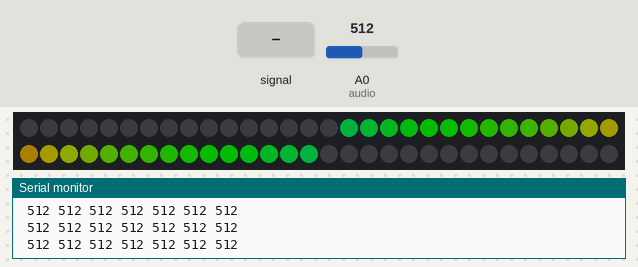
This sketch was run on a simulated Arduino Uno, built with avr-gcc and run on an emulated ATmega328P. On the bench: 60 RGB LEDs in strip order, left to right, continuing on the next row, the last lines printed to the serial monitor. The test bench sets the inputs (shaded band); at power-on: A0 (audio) = 512. Dim RGB values are drawn brighter than linear.

Above: at 4.2 s.
4.3 s: A0 (audio) fed a 200 Hz sine of ±460 counts around its level
At 5.03 s:
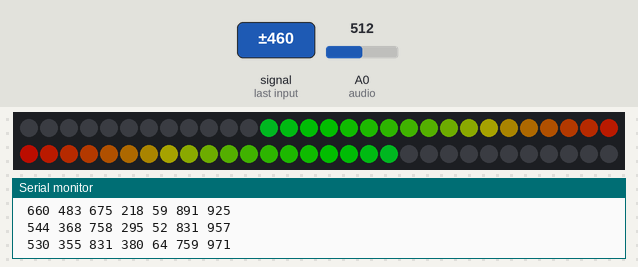
7.3 s: A0 (audio) set to 122
At 9.7 s:
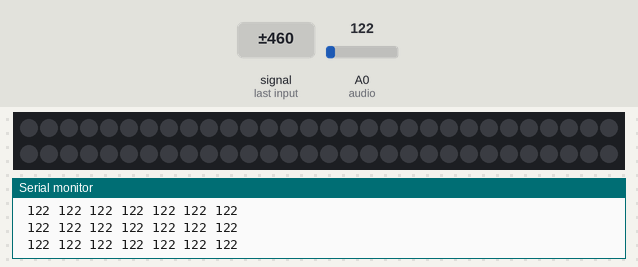
10.0 s: A0 (audio) fed a 200 Hz sine of ±81 counts around its level
12.5 s: A0 (audio) set to 716
At 14.03 s:
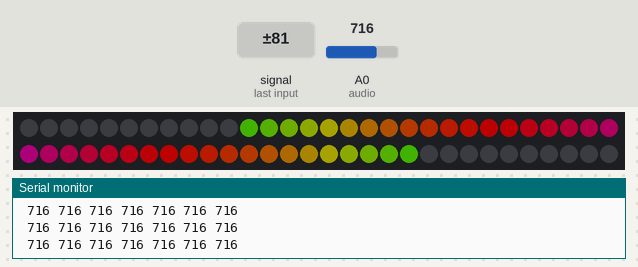
15.5 s: A0 (audio) set to 1023
At 15.92 s:
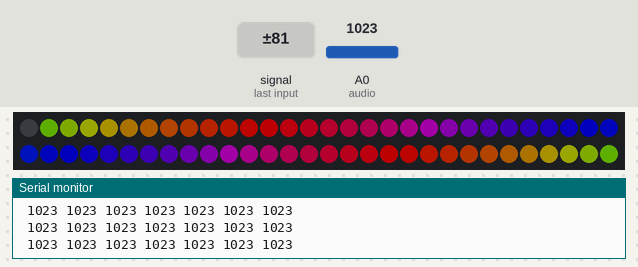
18.1 s: A0 (audio) set to 0
At 18.38 s:
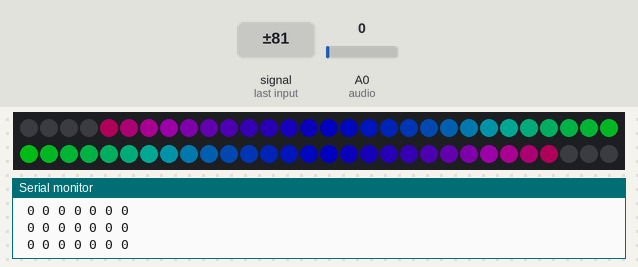
Timing chart, 0 to 21.1 s (numbered marks = the images above; inputs shaded):
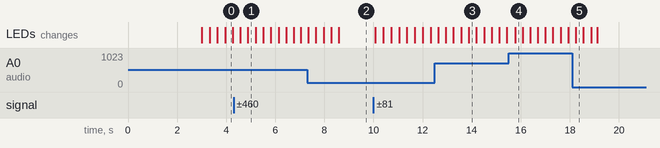

Measured:
- after the input at 4.3 s, the LEDs: first change after 0.27 s (image 1 shows a later state)
- after the input at 12.5 s, the LEDs: first change after 0.13 s (image 3 shows a later state)
- after the input at 15.5 s, the LEDs: change after 0.27 s (image 4)

The sketch:

MSGQE7_LEDs.ino
```cpp
#include <FastLED.h>
// Inspried by many people

// LED LIGHTING SETUP
#define LED_PIN     6
#define NUM_LEDS    60
#define BRIGHTNESS  80 // max 255
#define LED_TYPE    NEOPIXEL

CRGB leds[NUM_LEDS];

int reset = 3;
int strobe = 2;
int audio = 0;
int spectrumValue[7];
int band;
int audio_input = 0;
int freq = 1;                 //Which band is used

// STANDARD VISUALIZER VARIABLES
int midway = NUM_LEDS / 2; // CENTER MARK FROM DOUBLE LEVEL VISUALIZER
int loop_max = 0;
int k = 255; // COLOR WHEEL POSITION
int decay = 1; // HOW MANY MS BEFORE ONE LIGHT DECAY
int decay_check = 0;
long pre_react = 0; // NEW SPIKE CONVERSION
long react = 0; // NUMBER OF LEDs BEING LIT
long post_react = 0; // OLD SPIKE CONVERSION

// RAINBOW WAVE SETTINGS
int wheel_speed = 1;

void setup()
{
  // SPECTRUM SETUP
  pinMode(audio, INPUT);
  pinMode(strobe, OUTPUT);
  pinMode(reset, OUTPUT);

  digitalWrite(reset, LOW);
  digitalWrite(strobe, HIGH);

  // LED LIGHTING SETUP
  delay( 3000 ); // power-up safety delay
  FastLED.addLeds<LED_TYPE, LED_PIN>(leds, NUM_LEDS).setCorrection( TypicalLEDStrip );
  FastLED.setBrightness( BRIGHTNESS );

  // CLEAR LEDS
  for (int i = 0; i < NUM_LEDS; i++)
    leds[i] = CRGB(0, 0, 0);
  FastLED.show();

  // SERIAL AND INPUT SETUP
  //Serial.begin(115200);
  Serial.begin(9600);
  Serial.println("\nListening...");
}

CRGB Scroll(int pos) {
  pos = abs(pos);
  CRGB color (0,0,0);
  if(pos < 85) {
    color.g = 0;
    color.r = ((float)pos / 85.0f) * 255.0f;
    color.b = 255 - color.r;
  } else if(pos < 170) {
    color.g = ((float)(pos - 85) / 85.0f) * 255.0f;
    color.r = 255 - color.g;
    color.b = 0;
  } else if(pos < 256) {
    color.b = ((float)(pos - 170) / 85.0f) * 255.0f;
    color.g = 255 - color.b;
    color.r = 1;
  }

  /*Serial.print(pos);
  Serial.print(" -> ");
  Serial.print("r: ");
  Serial.print(color.r);
  Serial.print("    g: ");
  Serial.print(color.g);
  Serial.print("    b: ");
  Serial.println(color.b);
  */
  return color;
}


void singleRainbow()
{
  for(int i = NUM_LEDS - 1; i >= 0; i--) {
    if (i < react)
      leds[i] = Scroll((i * 256 / 50 + k) % 256);
    else
      leds[i] = CRGB(0, 0, 0);
  }
  FastLED.show();
}

// FUNCTION TO MIRRORED VISUALIZER
void doubleRainbow()
{
  for(int i = NUM_LEDS - 1; i >= midway; i--) {
    if (i < react + midway) {
      //Serial.print(i);
      //Serial.print(" -> ");
      leds[i] = Scroll((i * 256 / 50 + k) % 256);
      //Serial.print(i);
      //Serial.print(" -> ");
      leds[(midway - i) + midway] = Scroll((i * 256 / 50 + k) % 256);
    }
    else
      leds[i] = CRGB(0, 0, 0);
      leds[midway - react] = CRGB(0, 0, 0);
  }
  FastLED.show();
}

void readMSGEQ7()
// Function to read 7 band equalizers
{
  digitalWrite(reset, HIGH);
  digitalWrite(reset, LOW);
  for(band=0; band <7; band++)
  {
    digitalWrite(strobe, LOW); // strobe pin on the shield - kicks the IC up to the next band
    delayMicroseconds(30); //
    spectrumValue[band] = analogRead(audio); // store band reading

    if (spectrumValue[band] < 10)                          //read stuffs
 {
 Serial.print(" ");
 Serial.print(spectrumValue[band]);
 }
 else if (spectrumValue[band] < 100 )
 {
 Serial.print(" ");
 Serial.print(spectrumValue[band]);
 }
 else
 {
 Serial.print(" ");
 Serial.print(spectrumValue[band]);
 }
                                                  //end here

    digitalWrite(strobe, HIGH);
  }
   Serial.println();
}

void convertSingle()
{
    audio_input = spectrumValue[freq];

  if (audio_input > 80)
  {
    pre_react = ((long)NUM_LEDS * (long)audio_input) / 1023L; // TRANSLATE AUDIO LEVEL TO NUMBER OF LEDs

    if (pre_react > react) // ONLY ADJUST LEVEL OF LED IF LEVEL HIGHER THAN CURRENT LEVEL
      react = pre_react;

    /*Serial.print(audio_input);
    Serial.print(" -> ");
    Serial.println(pre_react);*/
  }
}

void convertDouble()
{
    audio_input = spectrumValue[freq];

  if (audio_input > 80 && freq == 0)               // if :on for 0th band
  {
    pre_react = ((long)midway * (long)audio_input) / 1023L; // TRANSLATE AUDIO LEVEL TO NUMBER OF LEDs

    if (pre_react > react) // ONLY ADJUST LEVEL OF LED IF LEVEL HIGHER THAN CURRENT LEVEL
      react = pre_react;

    /*Serial.print(audio_input);
    Serial.print(" -> ");
    Serial.println(pre_react);*/
  }

   if (audio_input > 130 && freq == 1)               // if :on for 1st band
  {
    pre_react = ((long)midway * (long)audio_input) / 1023L; // TRANSLATE AUDIO LEVEL TO NUMBER OF LEDs

    if (pre_react > react) // ONLY ADJUST LEVEL OF LED IF LEVEL HIGHER THAN CURRENT LEVEL
      react = pre_react;

  }

}

// FUNCTION TO VISUALIZE WITH A SINGLE LEVEL
void singleLevel()
{
  readMSGEQ7();

  convertSingle();

  singleRainbow(); // APPLY COLOR

  k = k - wheel_speed; // SPEED OF COLOR WHEEL
  if (k < 0) // RESET COLOR WHEEL
    k = 255;

  // REMOVE LEDs
  decay_check++;
  if (decay_check > decay)
  {
    decay_check = 0;
    if (react > 0)
      react--;
  }
}

// FUNCTION TO VISUALIZE WITH MIRRORED LEVELS
void doubleLevel()
{
  readMSGEQ7();

  convertDouble();

  doubleRainbow();

  k = k - wheel_speed; // SPEED OF COLOR WHEEL
  if (k < 0) // RESET COLOR WHEEL
    k = 255;

  // REMOVE LEDs
  decay_check++;
  if (decay_check > decay)
  {
    decay_check = 0;
    if (react > 0){
      react--;
    }
  }
}

void loop()
{
  //singleLevel();
  doubleLevel();
  //delayMicroseconds(10);
}
```
